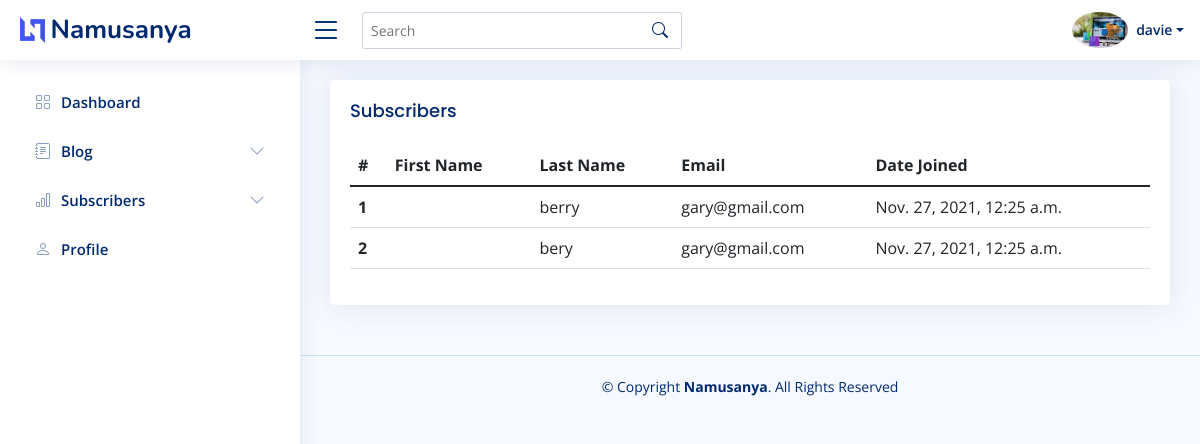
Page /dashboard/subscribers/ (signed in) on the earlier database version.
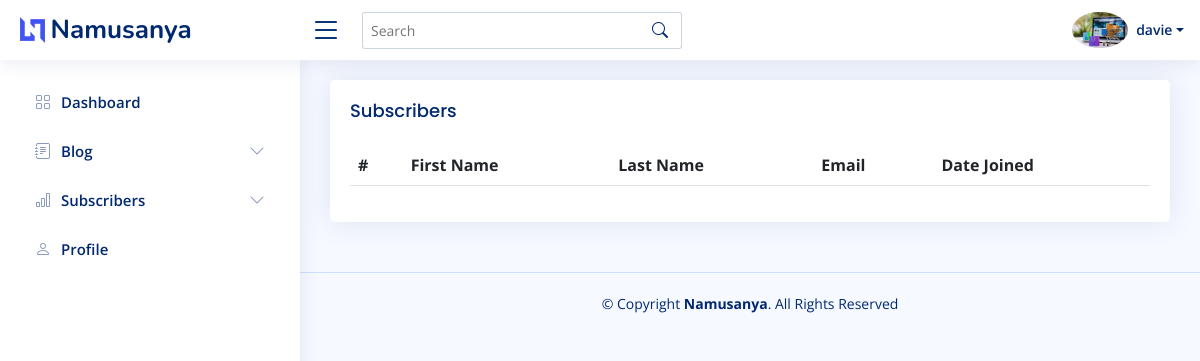
Same page on the later database version.
### blog/models.py (models this page shows, shortened)
class Subscribers(models.Model):
    first_name = models.CharField(max_length=30)
    last_name = models.CharField(max_length=30)
    email = models.EmailField(unique=True)
    created_at = models.DateTimeField(auto_now_add=True)

### admin_area/views.py (the view)
# urls.py: path("subscribers/", StatisticsViews.as_view(), name="dashboard_statistics"),
class StatisticsViews(LoginRequiredMixin, TemplateView):
    template_name = "admin_area/statistics.html"
    def get_context_data(self, *args, **kwargs):
        context = super().get_context_data(*args, **kwargs)
        subscribers = Subscribers.objects.all()
        context["subscribers"] = subscribers
        return context

### users/models.py (called while the page is built)
    def get_image(self):
        url = "http://127.0.01:8000/static"
        if self.profile_image:
            return url + self.profile_image.url
        else:
            return ""

### templates/admin_area/statistics.html
{% extends "admin_area/base.html" %} {% load static %} {% block content %}
<div class="card">
    <div class="card-body">
        <h5 class="card-title">Subscribers</h5>
        <table class="table table-hover">
            <thead>
                <tr>
                    <th scope="col">#</th>
                    <th scope="col">First Name</th>
                    <th scope="col">Last Name</th>
                    <th scope="col">Email</th>
                    <th scope="col">Date Joined</th>
                </tr>
            </thead>
            <tbody>
                {% for subscriber in subscribers %}
                <tr>
                    <th scope="row">{{subscriber.id}}</th>
                    <td>{{subscriber.firstname}}</td>
                    <td>{{subscriber.last_name}}</td>
                    <td>{{subscriber.email}}</td>
                    <td>{{subscriber.created_at}}</td>
                </tr>
                {% endfor %}
            </tbody>
        </table>
    </div>
</div>
{% endblock content %}

Differences in the rows shown:
removed Subscribers: id "1", last_name "berry", email "gary@gmail.com", created_at "Nov. 27, 2021, 12:25 a.m."
removed Subscribers: id "2", last_name "bery", email "gary@gmail.com", created_at "Nov. 27, 2021, 12:25 a.m."
